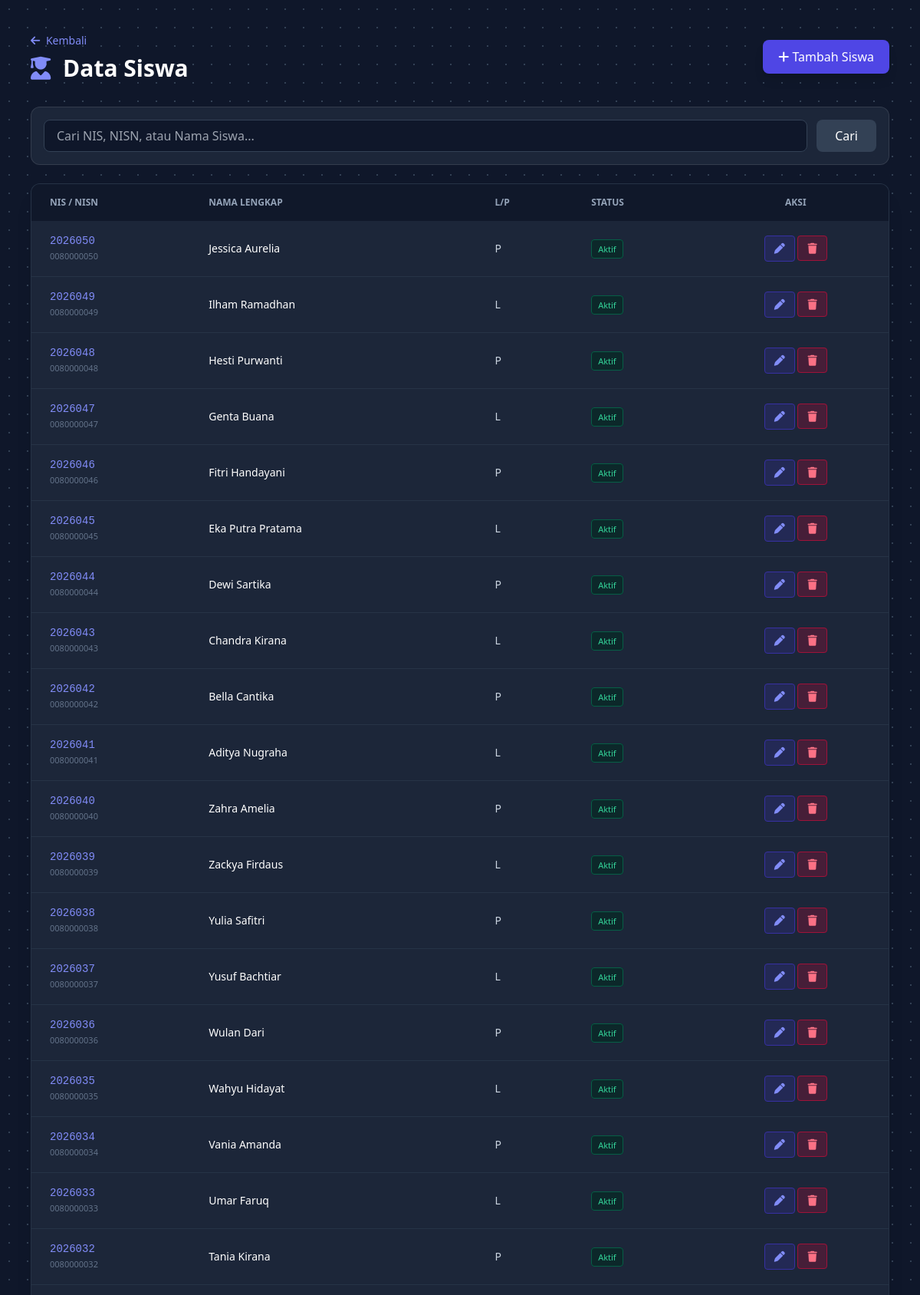
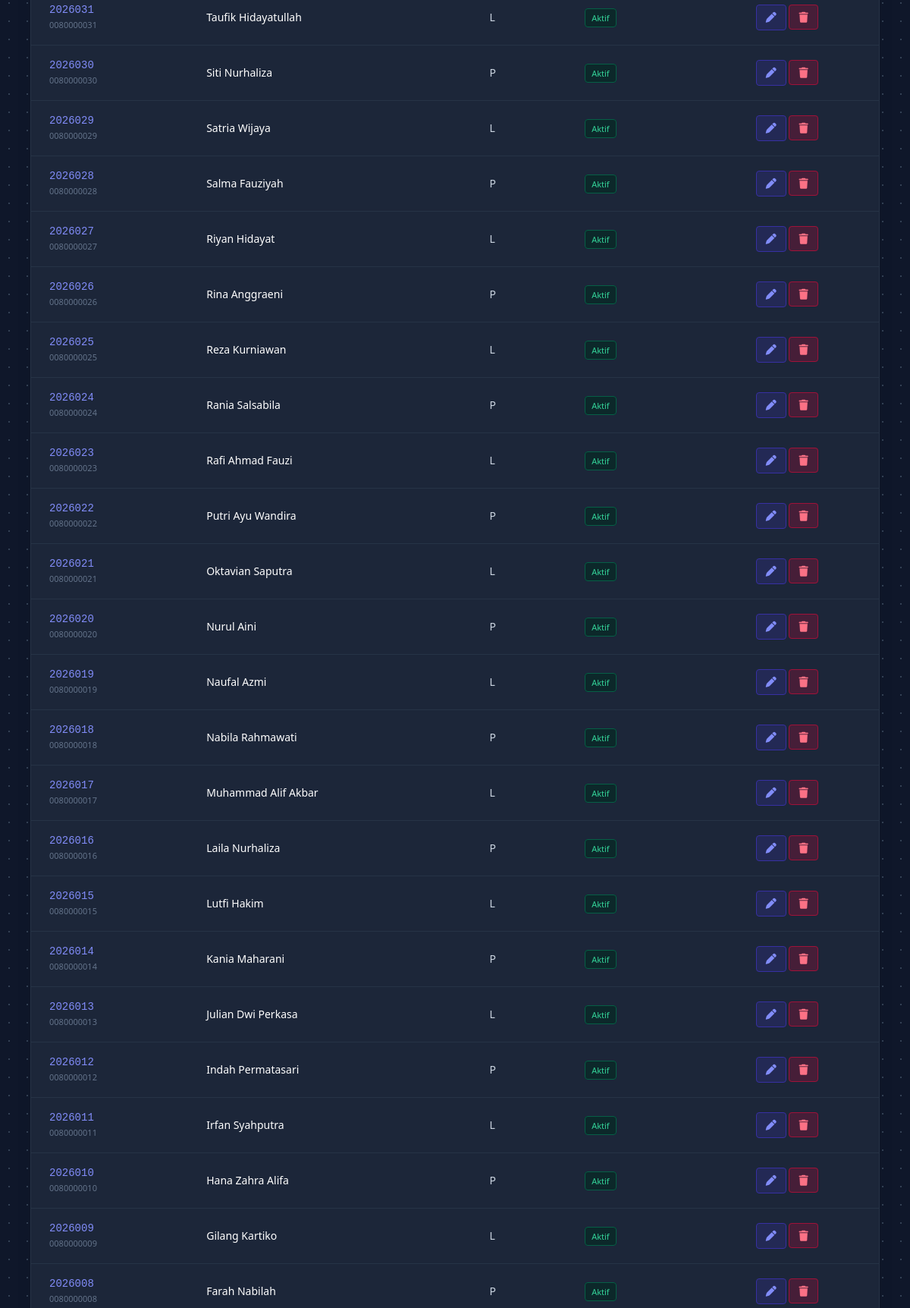
The page /kelola_siswa.php (signed in, upper part) on the database its author committed (2 pictures, top to bottom).
### tables this page shows
CREATE TABLE `t_siswa` (
  `id` int(11) NOT NULL,
  `nis` varchar(20) DEFAULT NULL,
  `nisn` varchar(20) DEFAULT NULL,
  `nama` varchar(150) DEFAULT NULL,
  `jenis_kelamin` varchar(4) NOT NULL,
  `tanggal_lahir` date NOT NULL,
  `alamat` text NOT NULL,
  `status_aktif` tinyint(1) NOT NULL,
  `created_at` timestamp NOT NULL DEFAULT current_timestamp(),
  `updated_at` timestamp NOT NULL DEFAULT current_timestamp()
);

### kelola_siswa.php (the view, shortened to what this page needs)
<?php
include 'config/koneksi.php';
$search = $_GET['search'] ?? '';
$where = "";
$query_data = "SELECT * FROM t_siswa $where ORDER BY id DESC";
$result = mysqli_query($koneksi, $query_data);
?>
<!DOCTYPE html>
<html lang="id">
<head>
    <script src="https://cdn.tailwindcss.com"></script>
    <link href="https://cdnjs.cloudflare.com/ajax/libs/font-awesome/6.4.0/css/all.min.css" rel="stylesheet">
</head>
<body class="bg-radial-dots text-slate-200 min-h-screen p-6 md:p-10">
    <div class="max-w-7xl mx-auto">
        <div class="flex flex-col md:flex-row justify-between items-start md:items-center mb-8 gap-4">
            <div>
                <a href="dashboard_admin.php" class="text-indigo-400 hover:text-indigo-300 text-sm mb-2 inline-block"><i class="fa-solid fa-arrow-left mr-1"></i> Kembali</a>
                <h1 class="text-3xl font-bold text-white"><i class="fa-solid fa-user-graduate text-indigo-400 mr-2"></i> Data Siswa</h1>
            </div>
            <button onclick="openModal('create')" class="bg-indigo-600 hover:bg-indigo-500 text-white px-5 py-2.5 rounded-lg font-medium shadow-lg"><i class="fa-solid fa-plus"></i> Tambah Siswa</button>
        </div>
        <div class="glass-card p-4 rounded-xl mb-6">
            <form method="GET" class="flex flex-col sm:flex-row gap-3">
                <input type="text" name="search" value="<?php echo htmlspecialchars($search); ?>" placeholder="Cari NIS, NISN, atau Nama Siswa..." class="flex-1 px-4 py-2 bg-slate-900 border border-slate-700 rounded-lg text-white focus:outline-none focus:border-indigo-500">
                <button type="submit" class="bg-slate-700 hover:bg-slate-600 text-white px-6 py-2 rounded-lg">Cari</button>
            </form>
        </div>
        <div class="glass-card rounded-xl overflow-hidden shadow-xl border border-slate-700/50">
            <div class="overflow-x-auto">
                <table class="w-full text-left text-sm text-slate-300">
                    <thead class="bg-slate-900/90 text-slate-400 uppercase text-xs">
                        <tr>
                            <th class="px-6 py-4">NIS / NISN</th>
                            <th class="px-6 py-4">Nama Lengkap</th>
                            <th class="px-6 py-4">L/P</th>
                            <th class="px-6 py-4">Status</th>
                            <th class="px-6 py-4 text-center">Aksi</th>
                        </tr>
                    </thead>
                    <tbody class="divide-y divide-slate-700/50">
                        <?php if (mysqli_num_rows($result) > 0): ?>
                            <?php while ($data = mysqli_fetch_assoc($result)): ?>
                                <tr class="hover:bg-slate-800/60">
                                    <td class="px-6 py-4">
                                        <div class="font-mono text-indigo-400"><?php echo htmlspecialchars($data['nis']); ?></div>
                                        <div class="text-[11px] text-slate-500"><?php echo htmlspecialchars($data['nisn']); ?></div>
                                    </td>
                                    <td class="px-6 py-4 font-medium text-white"><?php echo htmlspecialchars($data['nama']); ?></td>
                                    <td class="px-6 py-4"><?php echo $data['jenis_kelamin']; ?></td>
                                    <td class="px-6 py-4">
                                        <?php if ($data['status_aktif'] == 1): ?>
                                            <span class="bg-emerald-950/60 text-emerald-400 border border-emerald-800 px-2 py-1 rounded text-[11px]">Aktif</span>
                                        <?php else: ?>
                                            <span class="bg-slate-800 text-slate-400 border border-slate-700 px-2 py-1 rounded text-[11px]">Non-Aktif</span>
                                        <?php endif; ?>
                                    </td>
                                    <td class="px-6 py-4 text-center">
                                        <button onclick='openEditModal(<?php echo json_encode($data); ?>)' class="px-3 py-1.5 bg-indigo-900/40 text-indigo-400 border border-indigo-800 rounded hover:bg-indigo-600 hover:text-white"><i class="fa-solid fa-pen"></i></button>
                                        <a href="kelola_siswa.php?delete_id=<?php echo $data['id']; ?>" onclick="return confirm('Hapus siswa ini?')" class="px-3 py-1.5 bg-rose-900/40 text-rose-400 border border-rose-800 rounded hover:bg-rose-600 hover:text-white"><i class="fa-solid fa-trash"></i></a>
                                    </td>
                                </tr>
                            <?php endwhile; ?>
                        <?php else: ?>
                            <tr><td colspan="5" class="px-6 py-10 text-center text-slate-500">Belum ada data siswa.</td></tr>
                        <?php endif; ?>
                    </tbody>
                </table>
            </div>
        </div>
    </div>
</body>
</html>

### kelola_siswa.php (style rules this page uses)
.bg-radial-dots { background-color: #0f172a; background-image: radial-gradient(#334155 1px, transparent 1px); background-size: 24px 24px; }
.glass-card { background: rgba(30, 41, 59, 0.9); backdrop-filter: blur(10px); border: 1px solid rgba(255, 255, 255, 0.1); }

### rows shown on the page
t_siswa: nis "2026050", nisn "0080000050", nama "Jessica Aurelia", jenis_kelamin "P", status_aktif "Aktif"
t_siswa: nis "2026049", nisn "0080000049", nama "Ilham Ramadhan", jenis_kelamin "L", status_aktif "Aktif"
t_siswa: nis "2026048", nisn "0080000048", nama "Hesti Purwanti", jenis_kelamin "P", status_aktif "Aktif"
t_siswa: nis "2026047", nisn "0080000047", nama "Genta Buana", jenis_kelamin "L", status_aktif "Aktif"
t_siswa: nis "2026046", nisn "0080000046", nama "Fitri Handayani", jenis_kelamin "P", status_aktif "Aktif"
t_siswa: nis "2026045", nisn "0080000045", nama "Eka Putra Pratama", jenis_kelamin "L", status_aktif "Aktif"
t_siswa: nis "2026044", nisn "0080000044", nama "Dewi Sartika", jenis_kelamin "P", status_aktif "Aktif"
t_siswa: nis "2026043", nisn "0080000043", nama "Chandra Kirana", jenis_kelamin "L", status_aktif "Aktif"
t_siswa: nis "2026042", nisn "0080000042", nama "Bella Cantika", jenis_kelamin "P", status_aktif "Aktif"
t_siswa: nis "2026041", nisn "0080000041", nama "Aditya Nugraha", jenis_kelamin "L", status_aktif "Aktif"
t_siswa: nis "2026040", nisn "0080000040", nama "Zahra Amelia", jenis_kelamin "P", status_aktif "Aktif"
t_siswa: nis "2026039", nisn "0080000039", nama "Zackya Firdaus", jenis_kelamin "L", status_aktif "Aktif"
t_siswa: nis "2026038", nisn "0080000038", nama "Yulia Safitri", jenis_kelamin "P", status_aktif "Aktif"
t_siswa: nis "2026037", nisn "0080000037", nama "Yusuf Bachtiar", jenis_kelamin "L", status_aktif "Aktif"
t_siswa: nis "2026036", nisn "0080000036", nama "Wulan Dari", jenis_kelamin "P", status_aktif "Aktif"
t_siswa: nis "2026035", nisn "0080000035", nama "Wahyu Hidayat", jenis_kelamin "L", status_aktif "Aktif"
t_siswa: nis "2026034", nisn "0080000034", nama "Vania Amanda", jenis_kelamin "P", status_aktif "Aktif"
t_siswa: nis "2026033", nisn "0080000033", nama "Umar Faruq", jenis_kelamin "L", status_aktif "Aktif"
t_siswa: nis "2026032", nisn "0080000032", nama "Tania Kirana", jenis_kelamin "P", status_aktif "Aktif"
t_siswa: nis "2026031", nisn "0080000031", nama "Taufik Hidayatullah", jenis_kelamin "L", status_aktif "Aktif"
t_siswa: nis "2026030", nisn "0080000030", nama "Siti Nurhaliza", jenis_kelamin "P", status_aktif "Aktif"
t_siswa: nis "2026029", nisn "0080000029", nama "Satria Wijaya", jenis_kelamin "L", status_aktif "Aktif"
t_siswa: nis "2026028", nisn "0080000028", nama "Salma Fauziyah", jenis_kelamin "P", status_aktif "Aktif"
t_siswa: nis "2026027", nisn "0080000027", nama "Riyan Hidayat", jenis_kelamin "L", status_aktif "Aktif"
t_siswa: nis "2026026", nisn "0080000026", nama "Rina Anggraeni", jenis_kelamin "P", status_aktif "Aktif"
t_siswa: nis "2026025", nisn "0080000025", nama "Reza Kurniawan", jenis_kelamin "L", status_aktif "Aktif"
t_siswa: nis "2026024", nisn "0080000024", nama "Rania Salsabila", jenis_kelamin "P", status_aktif "Aktif"
t_siswa: nis "2026023", nisn "0080000023", nama "Rafi Ahmad Fauzi", jenis_kelamin "L", status_aktif "Aktif"
t_siswa: nis "2026022", nisn "0080000022", nama "Putri Ayu Wandira", jenis_kelamin "P", status_aktif "Aktif"
t_siswa: nis "2026021", nisn "0080000021", nama "Oktavian Saputra", jenis_kelamin "L", status_aktif "Aktif"
t_siswa: nis "2026020", nisn "0080000020", nama "Nurul Aini", jenis_kelamin "P", status_aktif "Aktif"
t_siswa: nis "2026019", nisn "0080000019", nama "Naufal Azmi", jenis_kelamin "L", status_aktif "Aktif"
t_siswa: nis "2026018", nisn "0080000018", nama "Nabila Rahmawati", jenis_kelamin "P", status_aktif "Aktif"
t_siswa: nis "2026017", nisn "0080000017", nama "Muhammad Alif Akbar", jenis_kelamin "L", status_aktif "Aktif"
t_siswa: nis "2026016", nisn "0080000016", nama "Laila Nurhaliza", jenis_kelamin "P", status_aktif "Aktif"
t_siswa: nis "2026015", nisn "0080000015", nama "Lutfi Hakim", jenis_kelamin "L", status_aktif "Aktif"
t_siswa: nis "2026014", nisn "0080000014", nama "Kania Maharani", jenis_kelamin "P", status_aktif "Aktif"
t_siswa: nis "2026013", nisn "0080000013", nama "Julian Dwi Perkasa", jenis_kelamin "L", status_aktif "Aktif"
t_siswa: nis "2026012", nisn "0080000012", nama "Indah Permatasari", jenis_kelamin "P", status_aktif "Aktif"
t_siswa: nis "2026011", nisn "0080000011", nama "Irfan Syahputra", jenis_kelamin "L", status_aktif "Aktif"
t_siswa: nis "2026010", nisn "0080000010", nama "Hana Zahra Alifa", jenis_kelamin "P", status_aktif "Aktif"
t_siswa: nis "2026009", nisn "0080000009", nama "Gilang Kartiko", jenis_kelamin "L", status_aktif "Aktif"
t_siswa: nis "2026008", nisn "0080000008", nama "Farah Nabilah", jenis_kelamin "P", status_aktif "Aktif"
